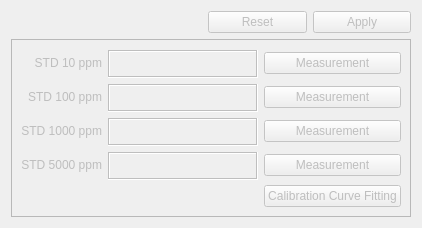
             <widget class="QWidget" name="calibration">
              <attribute name="title">
               <string>Calibration</string>
              </attribute>
              <layout class="QVBoxLayout" name="verticalLayout_3">
               <item>
                <layout class="QHBoxLayout" name="horizontalLayout_calibration" stretch="2,1,1">
                 <item>
                  <spacer name="horizontalSpacer">
                   <property name="orientation">
                    <enum>Qt::Orientation::Horizontal</enum>
                   </property>
                   <property name="sizeHint" stdset="0">
                    <size>
                     <width>40</width>
                     <height>20</height>
                    </size>
                   </property>
                  </spacer>
                 </item>
                 <item>
                  <widget class="QPushButton" name="reset_button_measurement">
                   <property name="enabled">
                    <bool>false</bool>
                   </property>
                   <property name="text">
                    <string>Reset</string>
                   </property>
                  </widget>
                 </item>
                 <item>
                  <widget class="QPushButton" name="apply_button_measurement">
                   <property name="enabled">
                    <bool>false</bool>
                   </property>
                   <property name="text">
                    <string>Apply</string>
                   </property>
                  </widget>
                 </item>
                </layout>
               </item>
               <item>
                <widget class="QFrame" name="calibration_frame">
                 <property name="enabled">
                  <bool>false</bool>
                 </property>
                 <property name="frameShape">
                  <enum>QFrame::Shape::StyledPanel</enum>
                 </property>
                 <property name="frameShadow">
                  <enum>QFrame::Shadow::Raised</enum>
                 </property>
                 <layout class="QGridLayout" name="gridLayout_2">
                  <item row="0" column="2">
                   <widget class="QPushButton" name="btn_std_10">
                    <property name="enabled">
                     <bool>false</bool>
                    </property>
                    <property name="text">
                     <string>Measurement</string>
                    </property>
                   </widget>
                  </item>
                  <item row="4" column="2">
                   <widget class="QPushButton" name="calibration_button">
                    <property name="enabled">
                     <bool>false</bool>
                    </property>
                    <property name="text">
                     <string>Calibration Curve Fitting</string>
                    </property>
                   </widget>
                  </item>
                  <item row="3" column="0">
                   <widget class="QLabel" name="STD5000MeasurementButton">
                    <property name="enabled">
                     <bool>false</bool>
                    </property>
                    <property name="text">
                     <string>STD 5000 ppm</string>
                    </property>
                    <property name="alignment">
                     <set>Qt::AlignmentFlag::AlignRight|Qt::AlignmentFlag::AlignTrailing|Qt::AlignmentFlag::AlignVCenter</set>
                    </property>
                   </widget>
                  </item>
                  <item row="0" column="0">
                   <widget class="QLabel" name="STD10MeasurementButton">
                    <property name="enabled">
                     <bool>false</bool>
                    </property>
                    <property name="text">
                     <string>STD 10 ppm</string>
                    </property>
                    <property name="alignment">
                     <set>Qt::AlignmentFlag::AlignRight|Qt::AlignmentFlag::AlignTrailing|Qt::AlignmentFlag::AlignVCenter</set>
                    </property>
                   </widget>
                  </item>
                  <item row="1" column="1">
                   <widget class="QTextEdit" name="std_100ppm_input">
                    <property name="enabled">
                     <bool>false</bool>
                    </property>
                    <property name="minimumSize">
                     <size>
                      <width>150</width>
                      <height>28</height>
                     </size>
                    </property>
                    <property name="maximumSize">
                     <size>
                      <width>150</width>
                      <height>26</height>
                     </size>
                    </property>
                    <property name="autoFillBackground">
                     <bool>false</bool>
                    </property>
                    <property name="frameShape">
                     <enum>QFrame::Shape::Box</enum>
                    </property>
                    <property name="verticalScrollBarPolicy">
                     <enum>Qt::ScrollBarPolicy::ScrollBarAsNeeded</enum>
                    </property>
                   </widget>
                  </item>
                  <item row="2" column="1">
                   <widget class="QTextEdit" name="std_1000ppm_input">
                    <property name="enabled">
                     <bool>false</bool>
                    </property>
                    <property name="minimumSize">
                     <size>
                      <width>150</width>
                      <height>28</height>
                     </size>
                    </property>
                    <property name="maximumSize">
                     <size>
                      <width>150</width>
                      <height>26</height>
                     </size>
                    </property>
                    <property name="autoFillBackground">
                     <bool>false</bool>
                    </property>
                    <property name="frameShape">
                     <enum>QFrame::Shape::Box</enum>
                    </property>
                    <property name="verticalScrollBarPolicy">
                     <enum>Qt::ScrollBarPolicy::ScrollBarAsNeeded</enum>
                    </property>
                   </widget>
                  </item>
                  <item row="3" column="1">
                   <widget class="QTextEdit" name="std_5000pm_input">
                    <property name="enabled">
                     <bool>false</bool>
                    </property>
                    <property name="minimumSize">
                     <size>
                      <width>150</width>
                      <height>28</height>
                     </size>
                    </property>
                    <property name="maximumSize">
                     <size>
                      <width>150</width>
                      <height>26</height>
                     </size>
                    </property>
                    <property name="autoFillBackground">
                     <bool>false</bool>
                    </property>
                    <property name="frameShape">
                     <enum>QFrame::Shape::Box</enum>
                    </property>
                    <property name="verticalScrollBarPolicy">
                     <enum>Qt::ScrollBarPolicy::ScrollBarAsNeeded</enum>
                    </property>
                   </widget>
                  </item>
                  <item row="2" column="0">
                   <widget class="QLabel" name="STD1000MeasurementButton">
                    <property name="enabled">
                     <bool>false</bool>
                    </property>
                    <property name="text">
                     <string>STD 1000 ppm</string>
                    </property>
                    <property name="alignment">
                     <set>Qt::AlignmentFlag::AlignRight|Qt::AlignmentFlag::AlignTrailing|Qt::AlignmentFlag::AlignVCenter</set>
                    </property>
                   </widget>
                  </item>
                  <item row="1" column="2">
                   <widget class="QPushButton" name="btn_std_100">
                    <property name="enabled">
                     <bool>false</bool>
                    </property>
                    <property name="text">
                     <string>Measurement</string>
                    </property>
                   </widget>
                  </item>
                  <item row="1" column="0">
                   <widget class="QLabel" name="STD100MeasurementButton">
                    <property name="enabled">
                     <bool>false</bool>
                    </property>
                    <property name="text">
                     <string>STD 100 ppm</string>
                    </property>
                    <property name="alignment">
                     <set>Qt::AlignmentFlag::AlignRight|Qt::AlignmentFlag::AlignTrailing|Qt::AlignmentFlag::AlignVCenter</set>
                    </property>
                   </widget>
                  </item>
                  <item row="0" column="1">
                   <widget class="QTextEdit" name="std_10ppm_input">
                    <property name="enabled">
                     <bool>false</bool>
                    </property>
                    <property name="minimumSize">
                     <size>
                      <width>150</width>
                      <height>28</height>
                     </size>
                    </property>
                    <property name="maximumSize">
                     <size>
                      <width>150</width>
                      <height>26</height>
                     </size>
                    </property>
                    <property name="autoFillBackground">
                     <bool>false</bool>
                    </property>
                    <property name="frameShape">
                     <enum>QFrame::Shape::Box</enum>
                    </property>
                    <property name="verticalScrollBarPolicy">
                     <enum>Qt::ScrollBarPolicy::ScrollBarAsNeeded</enum>
                    </property>
                   </widget>
                  </item>
                  <item row="3" column="2">
                   <widget class="QPushButton" name="btn_std_5000">
                    <property name="enabled">
                     <bool>false</bool>
                    </property>
                    <property name="text">
                     <string>Measurement</string>
                    </property>
                   </widget>
                  </item>
                  <item row="2" column="2">
                   <widget class="QPushButton" name="btn_std_1000">
                    <property name="enabled">
                     <bool>false</bool>
                    </property>
                    <property name="text">
                     <string>Measurement</string>
                    </property>
                   </widget>
                  </item>
                 </layout>
                </widget>
               </item>
              </layout>
             </widget>
